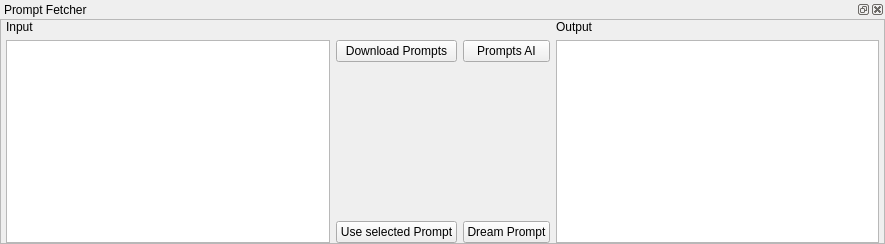
<?xml version="1.0" encoding="UTF-8"?>
<ui version="4.0">
 <class>promptFetcher</class>
 <widget class="QWidget" name="promptFetcher">
  <property name="geometry">
   <rect>
    <x>0</x>
    <y>0</y>
    <width>885</width>
    <height>244</height>
   </rect>
  </property>
  <property name="windowTitle">
   <string>Form</string>
  </property>
  <layout class="QGridLayout" name="gridLayout_2">
   <property name="leftMargin">
    <number>0</number>
   </property>
   <property name="topMargin">
    <number>0</number>
   </property>
   <property name="rightMargin">
    <number>0</number>
   </property>
   <property name="bottomMargin">
    <number>0</number>
   </property>
   <item row="0" column="0">
    <widget class="QDockWidget" name="dockWidget">
     <property name="windowTitle">
      <string>Prompt Fetcher</string>
     </property>
     <widget class="QWidget" name="dockWidgetContents">
      <layout class="QVBoxLayout" name="verticalLayout_2">
       <property name="leftMargin">
        <number>0</number>
       </property>
       <property name="topMargin">
        <number>0</number>
       </property>
       <property name="rightMargin">
        <number>0</number>
       </property>
       <property name="bottomMargin">
        <number>0</number>
       </property>
       <item>
        <widget class="QScrollArea" name="scrollArea">
         <property name="widgetResizable">
          <bool>true</bool>
         </property>
         <widget class="QWidget" name="scrollAreaWidgetContents">
          <property name="geometry">
           <rect>
            <x>0</x>
            <y>0</y>
            <width>883</width>
            <height>218</height>
           </rect>
          </property>
          <layout class="QVBoxLayout" name="verticalLayout_3">
           <property name="leftMargin">
            <number>0</number>
           </property>
           <property name="topMargin">
            <number>0</number>
           </property>
           <property name="rightMargin">
            <number>0</number>
           </property>
           <property name="bottomMargin">
            <number>0</number>
           </property>
           <item>
            <layout class="QGridLayout" name="gridLayout">
             <property name="leftMargin">
              <number>5</number>
             </property>
             <property name="rightMargin">
              <number>5</number>
             </property>
             <item row="3" column="2">
              <widget class="QPushButton" name="dreamPrompt">
               <property name="text">
                <string>Dream Prompt</string>
               </property>
              </widget>
             </item>
             <item row="3" column="1">
              <widget class="QPushButton" name="usePrompt">
               <property name="text">
                <string>Use selected Prompt</string>
               </property>
              </widget>
             </item>
             <item row="1" column="0" rowspan="3">
              <widget class="QTextEdit" name="input"/>
             </item>
             <item row="1" column="3" rowspan="3">
              <widget class="QTextEdit" name="output"/>
             </item>
             <item row="0" column="0">
              <widget class="QLabel" name="label">
               <property name="text">
                <string>Input</string>
               </property>
              </widget>
             </item>
             <item row="0" column="3">
              <widget class="QLabel" name="label_2">
               <property name="text">
                <string>Output</string>
               </property>
              </widget>
             </item>
             <item row="1" column="1">
              <widget class="QPushButton" name="getPrompts">
               <property name="text">
                <string>Download Prompts</string>
               </property>
              </widget>
             </item>
             <item row="1" column="2">
              <widget class="QPushButton" name="aiPrompt">
               <property name="text">
                <string>Prompts AI</string>
               </property>
              </widget>
             </item>
             <item row="2" column="1">
              <spacer name="verticalSpacer">
               <property name="orientation">
                <enum>Qt::Vertical</enum>
               </property>
               <property name="sizeHint" stdset="0">
                <size>
                 <width>20</width>
                 <height>40</height>
                </size>
               </property>
              </spacer>
             </item>
            </layout>
           </item>
          </layout>
         </widget>
        </widget>
       </item>
      </layout>
     </widget>
    </widget>
   </item>
  </layout>
 </widget>
 <resources/>
 <connections/>
</ui>
